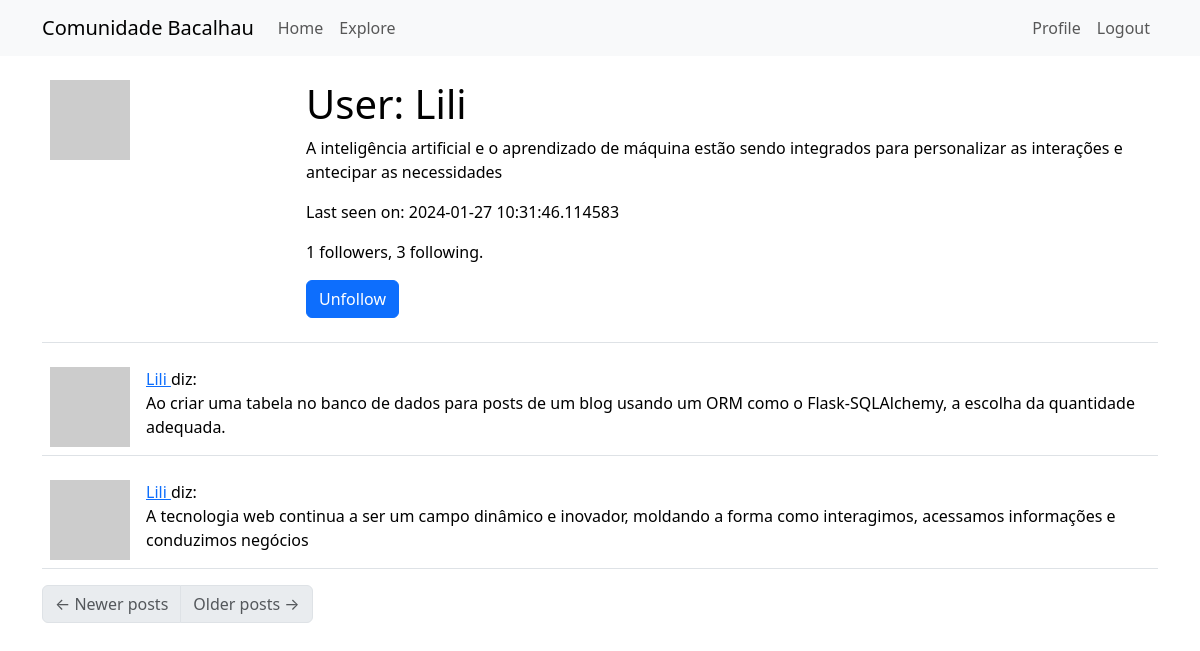
The page /user/Lili (signed in) on the database its author committed.
### app/models.py (models this page shows, shortened)
class User(UserMixin, db.Model):
    id: so.Mapped[int] = so.mapped_column(primary_key=True)
    username: so.Mapped[str] = so.mapped_column(sa.String(64), index=True, unique=True)
    email: so.Mapped[str] = so.mapped_column(sa.String(120), index=True, unique=True)
    password_hash: so.Mapped[Optional[str]] = so.mapped_column(sa.String(256))
    about_me: so.Mapped[Optional[str]] = so.mapped_column(sa.String(256))
    last_seen: so.Mapped[Optional[datetime]] = so.mapped_column(default=lambda: datetime.now(timezone.utc))
    posts: so.WriteOnlyMapped['Post'] = so.relationship(back_populates='author')
    following: so.WriteOnlyMapped['User'] = so.relationship(
        secondary=followers, primaryjoin=(followers.c.follower_id == id),
        secondaryjoin=(followers.c.followed_id == id),
        back_populates='followers')
    followers: so.WriteOnlyMapped['User'] = so.relationship(
        secondary=followers, primaryjoin=(followers.c.followed_id == id),
        secondaryjoin=(followers.c.follower_id == id),
        back_populates='following')
    def avatar(self, size):
        digest = md5(self.email.lower().encode('utf-8')).hexdigest()
        return f'https://www.gravatar.com/avatar/{digest}?d=identicon&s={size}'
    def is_following(self, user):
        query = self.following.select().where(User.id == user.id)
        return db.session.scalar(query) is not None
    def followers_count(self):
        query = sa.select(sa.func.count()).select_from(
            self.followers.select().subquery())
        return db.session.scalar(query)
    def following_count(self):
        query = sa.select(sa.func.count()).select_from(
            self.following.select().subquery())
        return db.session.scalar(query)

class Post(db.Model):
    id: so.Mapped[int] = so.mapped_column(primary_key=True)
    body: so.Mapped[str] = so.mapped_column(sa.Text(256), nullable=False)
    timestamp: so.Mapped[datetime] = so.mapped_column(
        index=True, default=lambda: datetime.now(timezone.utc))
    user_id: so.Mapped[int] = so.mapped_column(sa.ForeignKey(User.id),
        index=True)
    author: so.Mapped[User] = so.relationship(back_populates='posts')

### app/routes.py (the view)
@app.route('/user/<username>')
@login_required
def user(username):
    user = db.first_or_404(sa.select(User).where(User.username == username))
    page = request.args.get('page', 1, type=int)
    query = user.posts.select().order_by(Post.timestamp.desc())
    posts = db.paginate(query, page=page,
                        per_page=app.config['POSTS_PER_PAGE'],
                        error_out=False)
    next_url = url_for('user', username=user.username, page=posts.next_num) \
        if posts.has_next else None
    prev_url = url_for('user', username=user.username, page=posts.prev_num) \
        if posts.has_prev else None
    form = EmptyForm()
    return render_template('user.html', user=user, posts=posts.items,
                        next_url=next_url, prev_url=prev_url, form=form)

### app/forms.py
class EmptyForm(FlaskForm):
    submit = SubmitField('Enviar')

### app/models.py (called while the page is built)
@login.user_loader
def load_user(id):
    return db.session.get(User, int(id))

### app/routes.py (called while the page is built)
@app.before_request
def before_request():
    if current_user.is_authenticated:
        current_user.last_seen = datetime.now(timezone.utc)
        db.session.commit()

### app/templates/user.html (shortened to what this page needs)
{% extends "base.html" %}
{% block content %}
    <table class="table table-hover">
        <tr>
            <td width="256px"><img src="{{ user.avatar(256) }}"></td>
            <td>
                <h1>User: {{ user.username }}</h1>
                {% if user.about_me %}<p>{{ user.about_me }}</p>{% endif %}
                {% if user.last_seen %}<p>Last seen on: {{ user.last_seen }}</p>{% endif %}
                <p>{{ user.followers_count() }} followers, {{ user.following_count() }} following.</p>
                {% if user == current_user %}
                <p><a href="{{ url_for('edit_profile') }}">Edit your profile</a></p>
                {% else %}
                <p>
                    <form action="{{ url_for('unfollow', username=user.username) }}" method="post">
                        {{ form.submit(value='Unfollow', class_='btn btn-primary') }}
                    </form>
                </p>
                {% endif %}
            </td>
        </tr>
    </table>
    {% for post in posts %}
        {% include '_post.html' %}
    {% endfor %}
    <nav aria-label="Post navigation">
        <ul class="pagination">
            <li class="page-item{% if not prev_url %} disabled{% endif %}">
                <a class="page-link" href="{{ prev_url }}">
                    <span aria-hidden="true">&larr;</span> Newer posts
                </a>
            </li>
            <li class="page-item{% if not next_url %} disabled{% endif %}">
                <a class="page-link" href="{{ next_url }}">
                    Older posts <span aria-hidden="true">&rarr;</span>
                </a>
            </li>
        </ul>
    </nav>
{% endblock %}

### app/templates/_post.html
<table class="table table-hover">
    <tr>
        <td width="70px">
            <a href="{{ url_for('user', username=post.author.username) }}">
                <img src="{{ post.author.avatar(70) }}" />
            </a>
        </td>
        <td>
            <a href="{{ url_for('user', username=post.author.username) }}">
                {{ post.author.username }}
            </a>
            diz:
            <br>
            {{ post.body }}
        </td>
    </tr>
</table>

### rows shown on the page
User: username "Lili", about_me "A inteligência artificial e o aprendizado de máquina estão sendo integrados para personalizar as interações e antecipar as necessidades", last_seen "2024-01-27 10:31:46.114583"
Post: author.username "Lili", body "Ao criar uma tabela no banco de dados para posts de um blog usando um ORM como o Flask-SQLAlchemy, a escolha da quantidade adequada."
Post: author.username "Lili", body "A tecnologia web continua a ser um campo dinâmico e inovador, moldando a forma como interagimos, acessamos informações e conduzimos negócios"

### other values the page prints
{{ user.followers_count() }} "1"
{{ user.following_count() }} "3"
